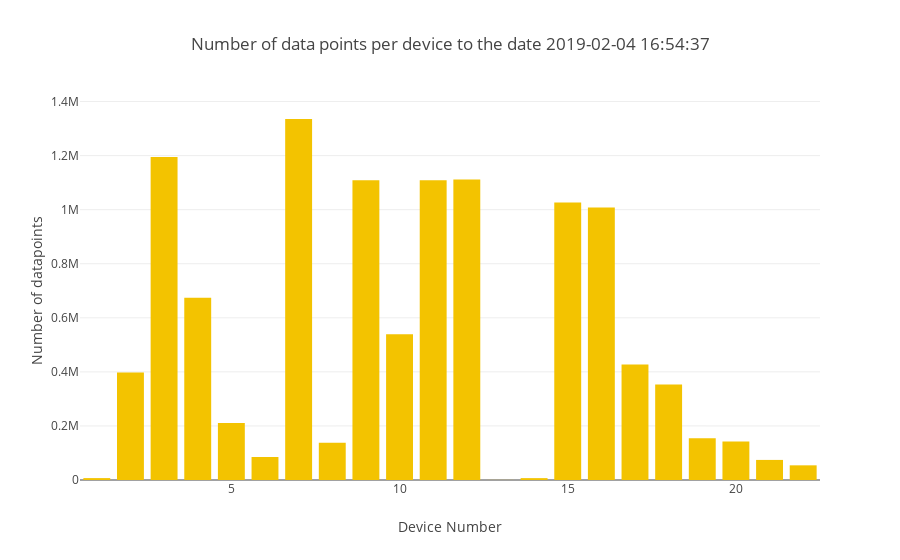

Notebook cell for this chart:
### Markdown cell above
Plotting device numbers and number of data points.

### Code cell
simple_bar_plot(xvalues=device_numbers,
                yvalues=ping_counts,
                name="ping datapoints",
                title="Number of data points per device to the date "+ starting_point,
                ytitle="Number of datapoints")

### Figure 1 — Plotly figure (JSON) as saved in the notebook; plotly's stock layout.template omitted (floating-point values rounded to 4 significant figures)
{"data": [{"marker": {"color": "#F3C300"}, "name": "ping datapoints", "type": "bar", "x": [1, 2, 3, 4, 5, 6, 7, 8, 9, 10, 11, 12, 13, 14, 15, 16, 17, 18, 19, 20, 21, 22], "y": [7025, 397617, 1194441, 674108, 210533, 84990, 1335302, 137579, 1108558, 539314, 1108502, 1111286, 285, 6905, 1026520, 1007972, 427297, 352988, 154381, 142011, 74274, 54262]}], "layout": {"barmode": "stack", "title": "Number of data points per device to the date 2019-02-04 16:54:37", "xaxis": {"title": "Device Number"}, "yaxis": {"title": "Number of datapoints"}}}
